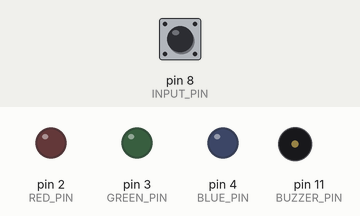
Simulated run of this sketch. Board: Arduino Uno, built with avr-gcc and run on an emulated ATmega328P. Parts: output pins drawn as LEDs (lit = HIGH), buzzer (waves = sounding, pin HIGH). The test bench sets the inputs (shaded band); at power-on: pin 8 (INPUT_PIN) HIGH.

Above: at 1.2 s.
1.3 s: pin 8 (INPUT_PIN) pulled LOW for 0.15 s
At 2.3 s:
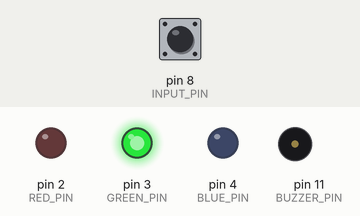
2.9 s: pin 8 (INPUT_PIN) pulled LOW for 1 s
At 3.5 s:
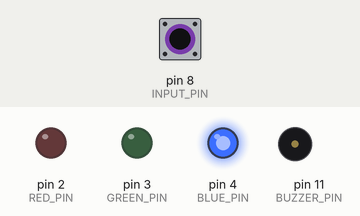
5.4 s: pin 8 (INPUT_PIN) pulled LOW for 0.15 s
At 6.6 s:
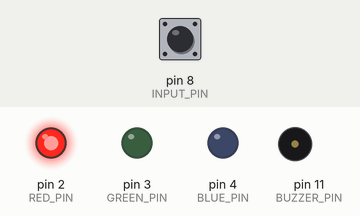
7.0 s: pin 8 (INPUT_PIN) pulled LOW for 3.2 s
At 7.9 s:
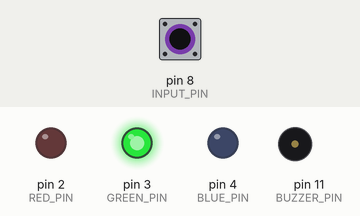
Timing chart, 0 to 10.0 s (numbered marks = the images above; inputs shaded):
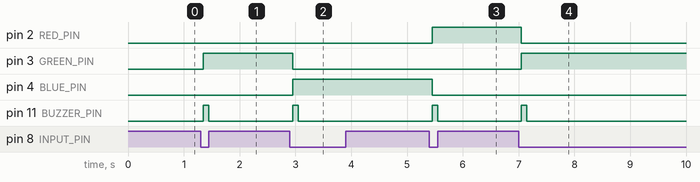

Measured:
- after the input at 1.3 s, pin 3 (GREEN_PIN): LOW → HIGH after 0.05 s; pin 11 (BUZZER_PIN): LOW → HIGH after 0.05 s, → LOW 0.10 s later
- after the input at 2.9 s, pin 3 (GREEN_PIN): HIGH → LOW after 0.05 s; pin 4 (BLUE_PIN): LOW → HIGH after 0.05 s; pin 11 (BUZZER_PIN): LOW → HIGH after 0.05 s, → LOW 0.10 s later
- after the input at 5.4 s, pin 2 (RED_PIN): LOW → HIGH after 0.05 s; pin 4 (BLUE_PIN): HIGH → LOW after 0.05 s; pin 11 (BUZZER_PIN): LOW → HIGH after 0.05 s, → LOW 0.10 s later
- after the input at 7.0 s, pin 2 (RED_PIN): HIGH → LOW after 0.05 s; pin 3 (GREEN_PIN): LOW → HIGH after 0.05 s; pin 11 (BUZZER_PIN): LOW → HIGH after 0.05 s, → LOW 0.10 s later

The sketch:

Buzzers.ino
```cpp
const int INPUT_PIN = 8;
const int RED_PIN = 2;
const int GREEN_PIN = 3;
const int BLUE_PIN = 4;
const int BUZZER_PIN=11;
int last_state = HIGH;
int led_state = 0;

void setup() {
  // put your setup code here, to run once:
  pinMode(INPUT_PIN, INPUT_PULLUP);
  pinMode(RED_PIN, OUTPUT);
  pinMode(GREEN_PIN, OUTPUT);
  pinMode(BLUE_PIN, OUTPUT);
  pinMode(BUZZER_PIN, OUTPUT);
  Serial.begin(9600);
}

void led(int r, int g, int b){
  digitalWrite(RED_PIN, r);
  digitalWrite(GREEN_PIN, g);
  digitalWrite(BLUE_PIN, b);
}

void led_color(int led_state){
  if(led_state==0){
    led(HIGH, LOW, LOW);
  }
  else if(led_state==1){
    led(LOW, HIGH, LOW);
  }
  else if(led_state==2){
    led(LOW, LOW, HIGH);
  }
}

void loop() {
  // put your main code here, to run repeatedly:
  int data = digitalRead(INPUT_PIN);

  if(last_state==HIGH && data==LOW){ //falling edge
    //Serial.println(led_state);
    delay(50);
    data = digitalRead(INPUT_PIN);
    if(data == LOW){ // fall edge and stays low
      led_state = (led_state+1)%3;
      led_color(led_state);
      digitalWrite(BUZZER_PIN, HIGH);
      delay(100);
      digitalWrite(BUZZER_PIN, LOW);
    }
  }
  last_state = data;
}
```
